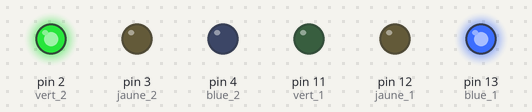
This sketch was run on a simulated Arduino Uno, built with avr-gcc and run on an emulated ATmega328P. On the bench: output pins drawn as LEDs (lit = HIGH).

Above: at 2.5 s.
At 5.5 s:
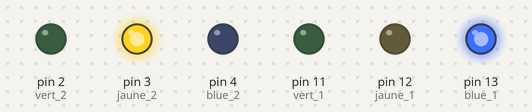
At 8.5 s:
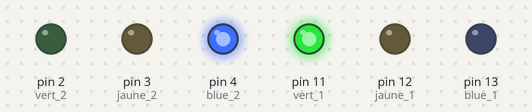
At 11.5 s:
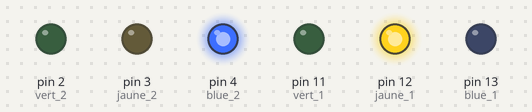
Timing chart, 0 to 15.6 s (numbered marks = the images above):
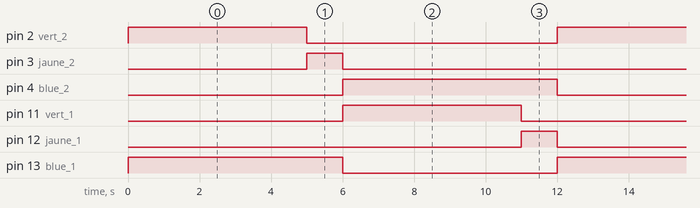

Measured:
- by itself, pin 2 (vert_2), pin 11 (vert_1): alternates HIGH for 5.0 s and LOW for 7.0 s
- by itself, pin 3 (jaune_2), pin 12 (jaune_1): alternates HIGH for 1.0 s and LOW for 11.0 s
- by itself, pin 4 (blue_2), pin 13 (blue_1): alternates HIGH for 6.0 s and LOW for 6.0 s

The sketch:

feux_tricolor-2.ino
```cpp
int blue_1=13;
int blue_2=4;

int jaune_1=12;
int jaune_2=3;

int vert_1=11;
int vert_2=2;

void setup() {
  // put your setup code here, to run once:
  pinMode(blue_1,OUTPUT);
  pinMode(blue_2,OUTPUT);

  pinMode(jaune_1,OUTPUT);
  pinMode(jaune_2,OUTPUT);

  pinMode(vert_1,OUTPUT);
  pinMode(vert_2,OUTPUT);
}

void loop() {
  // put your main code here, to run repeatedly:
digitalWrite(jaune_1,0);
digitalWrite(blue_2,0);
digitalWrite(blue_1,1);
digitalWrite(vert_2,1);

delay(5000);

digitalWrite(vert_2,0);
digitalWrite(jaune_2,1);

delay(1000);

digitalWrite(jaune_2,0);
digitalWrite(blue_2,1);
digitalWrite(vert_1,1);
digitalWrite(blue_1,0);

delay(5000);

digitalWrite(blue_2,1);
digitalWrite(vert_1,0);
digitalWrite(jaune_1,1);

delay(1000);


}
```
